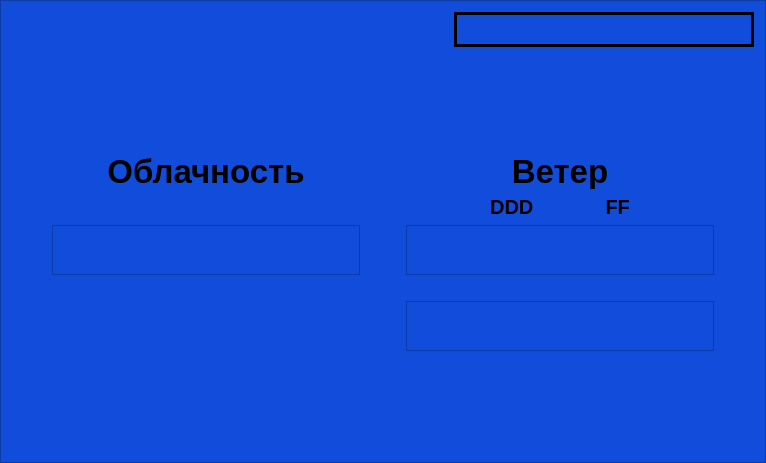
<?xml version="1.0" encoding="UTF-8"?>
<ui version="4.0">
 <class>Frame</class>
 <widget class="QFrame" name="Frame">
  <property name="windowModality">
   <enum>Qt::WindowModal</enum>
  </property>
  <property name="enabled">
   <bool>true</bool>
  </property>
  <property name="geometry">
   <rect>
    <x>0</x>
    <y>0</y>
    <width>766</width>
    <height>463</height>
   </rect>
  </property>
  <property name="sizePolicy">
   <sizepolicy hsizetype="MinimumExpanding" vsizetype="MinimumExpanding">
    <horstretch>0</horstretch>
    <verstretch>0</verstretch>
   </sizepolicy>
  </property>
  <property name="minimumSize">
   <size>
    <width>766</width>
    <height>463</height>
   </size>
  </property>
  <property name="sizeIncrement">
   <size>
    <width>0</width>
    <height>0</height>
   </size>
  </property>
  <property name="baseSize">
   <size>
    <width>0</width>
    <height>0</height>
   </size>
  </property>
  <property name="font">
   <font>
    <stylestrategy>PreferAntialias</stylestrategy>
    <kerning>true</kerning>
   </font>
  </property>
  <property name="mouseTracking">
   <bool>true</bool>
  </property>
  <property name="focusPolicy">
   <enum>Qt::StrongFocus</enum>
  </property>
  <property name="contextMenuPolicy">
   <enum>Qt::NoContextMenu</enum>
  </property>
  <property name="windowTitle">
   <string>Weather</string>
  </property>
  <property name="layoutDirection">
   <enum>Qt::LeftToRight</enum>
  </property>
  <property name="autoFillBackground">
   <bool>false</bool>
  </property>
  <property name="styleSheet">
   <string notr="true">border-color: rgb(41, 255, 76);
background-color: rgb(17, 77, 218);</string>
  </property>
  <property name="frameShape">
   <enum>QFrame::StyledPanel</enum>
  </property>
  <property name="frameShadow">
   <enum>QFrame::Sunken</enum>
  </property>
  <property name="lineWidth">
   <number>2</number>
  </property>
  <property name="midLineWidth">
   <number>1</number>
  </property>
  <layout class="QGridLayout" name="gridLayout_2">
   <item row="1" column="0">
    <layout class="QVBoxLayout" name="verticalLayout">
     <item alignment="Qt::AlignRight">
      <widget class="QLabel" name="l_time">
       <property name="minimumSize">
        <size>
         <width>300</width>
         <height>30</height>
        </size>
       </property>
       <property name="font">
        <font>
         <pointsize>20</pointsize>
         <weight>75</weight>
         <bold>true</bold>
        </font>
       </property>
       <property name="frameShape">
        <enum>QFrame::Box</enum>
       </property>
       <property name="lineWidth">
        <number>3</number>
       </property>
       <property name="text">
        <string/>
       </property>
       <property name="alignment">
        <set>Qt::AlignCenter</set>
       </property>
      </widget>
     </item>
     <item>
      <spacer name="verticalSpacer">
       <property name="orientation">
        <enum>Qt::Vertical</enum>
       </property>
       <property name="sizeType">
        <enum>QSizePolicy::MinimumExpanding</enum>
       </property>
       <property name="sizeHint" stdset="0">
        <size>
         <width>20</width>
         <height>100</height>
        </size>
       </property>
      </spacer>
     </item>
    </layout>
   </item>
   <item row="2" column="0">
    <layout class="QGridLayout" name="gridLayout">
     <property name="sizeConstraint">
      <enum>QLayout::SetDefaultConstraint</enum>
     </property>
     <item row="4" column="3" alignment="Qt::AlignVCenter">
      <widget class="QLabel" name="wt2">
       <property name="sizePolicy">
        <sizepolicy hsizetype="MinimumExpanding" vsizetype="MinimumExpanding">
         <horstretch>0</horstretch>
         <verstretch>0</verstretch>
        </sizepolicy>
       </property>
       <property name="minimumSize">
        <size>
         <width>200</width>
         <height>50</height>
        </size>
       </property>
       <property name="font">
        <font>
         <pointsize>30</pointsize>
         <weight>75</weight>
         <bold>true</bold>
        </font>
       </property>
       <property name="frameShape">
        <enum>QFrame::StyledPanel</enum>
       </property>
       <property name="frameShadow">
        <enum>QFrame::Raised</enum>
       </property>
       <property name="text">
        <string/>
       </property>
       <property name="textFormat">
        <enum>Qt::AutoText</enum>
       </property>
       <property name="scaledContents">
        <bool>true</bool>
       </property>
       <property name="alignment">
        <set>Qt::AlignCenter</set>
       </property>
       <property name="indent">
        <number>0</number>
       </property>
      </widget>
     </item>
     <item row="2" column="3" alignment="Qt::AlignVCenter">
      <widget class="QLabel" name="wt1">
       <property name="sizePolicy">
        <sizepolicy hsizetype="MinimumExpanding" vsizetype="MinimumExpanding">
         <horstretch>0</horstretch>
         <verstretch>0</verstretch>
        </sizepolicy>
       </property>
       <property name="minimumSize">
        <size>
         <width>200</width>
         <height>50</height>
        </size>
       </property>
       <property name="sizeIncrement">
        <size>
         <width>50</width>
         <height>50</height>
        </size>
       </property>
       <property name="font">
        <font>
         <pointsize>30</pointsize>
         <weight>75</weight>
         <bold>true</bold>
        </font>
       </property>
       <property name="contextMenuPolicy">
        <enum>Qt::NoContextMenu</enum>
       </property>
       <property name="autoFillBackground">
        <bool>true</bool>
       </property>
       <property name="frameShape">
        <enum>QFrame::StyledPanel</enum>
       </property>
       <property name="frameShadow">
        <enum>QFrame::Raised</enum>
       </property>
       <property name="text">
        <string/>
       </property>
       <property name="textFormat">
        <enum>Qt::AutoText</enum>
       </property>
       <property name="scaledContents">
        <bool>true</bool>
       </property>
       <property name="alignment">
        <set>Qt::AlignCenter</set>
       </property>
       <property name="indent">
        <number>0</number>
       </property>
      </widget>
     </item>
     <item row="0" column="3" alignment="Qt::AlignHCenter|Qt::AlignVCenter">
      <widget class="QLabel" name="label_2">
       <property name="sizePolicy">
        <sizepolicy hsizetype="MinimumExpanding" vsizetype="MinimumExpanding">
         <horstretch>0</horstretch>
         <verstretch>0</verstretch>
        </sizepolicy>
       </property>
       <property name="minimumSize">
        <size>
         <width>200</width>
         <height>30</height>
        </size>
       </property>
       <property name="font">
        <font>
         <pointsize>25</pointsize>
         <weight>75</weight>
         <bold>true</bold>
        </font>
       </property>
       <property name="frameShape">
        <enum>QFrame::NoFrame</enum>
       </property>
       <property name="frameShadow">
        <enum>QFrame::Raised</enum>
       </property>
       <property name="text">
        <string>Ветер</string>
       </property>
       <property name="alignment">
        <set>Qt::AlignCenter</set>
       </property>
      </widget>
     </item>
     <item row="1" column="3" alignment="Qt::AlignHCenter">
      <widget class="QLabel" name="label_3">
       <property name="sizePolicy">
        <sizepolicy hsizetype="MinimumExpanding" vsizetype="Fixed">
         <horstretch>0</horstretch>
         <verstretch>0</verstretch>
        </sizepolicy>
       </property>
       <property name="minimumSize">
        <size>
         <width>300</width>
         <height>15</height>
        </size>
       </property>
       <property name="font">
        <font>
         <pointsize>15</pointsize>
         <weight>75</weight>
         <bold>true</bold>
        </font>
       </property>
       <property name="frameShape">
        <enum>QFrame::NoFrame</enum>
       </property>
       <property name="frameShadow">
        <enum>QFrame::Raised</enum>
       </property>
       <property name="text">
        <string>DDD             FF</string>
       </property>
       <property name="alignment">
        <set>Qt::AlignCenter</set>
       </property>
      </widget>
     </item>
     <item row="0" column="1" alignment="Qt::AlignHCenter|Qt::AlignVCenter">
      <widget class="QLabel" name="label_1">
       <property name="sizePolicy">
        <sizepolicy hsizetype="MinimumExpanding" vsizetype="MinimumExpanding">
         <horstretch>0</horstretch>
         <verstretch>0</verstretch>
        </sizepolicy>
       </property>
       <property name="minimumSize">
        <size>
         <width>200</width>
         <height>30</height>
        </size>
       </property>
       <property name="font">
        <font>
         <pointsize>25</pointsize>
         <weight>75</weight>
         <bold>true</bold>
        </font>
       </property>
       <property name="frameShape">
        <enum>QFrame::NoFrame</enum>
       </property>
       <property name="frameShadow">
        <enum>QFrame::Raised</enum>
       </property>
       <property name="text">
        <string>Облачность</string>
       </property>
       <property name="alignment">
        <set>Qt::AlignCenter</set>
       </property>
      </widget>
     </item>
     <item row="2" column="1" alignment="Qt::AlignVCenter">
      <widget class="QLabel" name="cl1">
       <property name="sizePolicy">
        <sizepolicy hsizetype="MinimumExpanding" vsizetype="MinimumExpanding">
         <horstretch>0</horstretch>
         <verstretch>0</verstretch>
        </sizepolicy>
       </property>
       <property name="minimumSize">
        <size>
         <width>200</width>
         <height>50</height>
        </size>
       </property>
       <property name="font">
        <font>
         <pointsize>30</pointsize>
         <weight>75</weight>
         <bold>true</bold>
        </font>
       </property>
       <property name="frameShape">
        <enum>QFrame::StyledPanel</enum>
       </property>
       <property name="frameShadow">
        <enum>QFrame::Raised</enum>
       </property>
       <property name="text">
        <string/>
       </property>
       <property name="textFormat">
        <enum>Qt::AutoText</enum>
       </property>
       <property name="scaledContents">
        <bool>true</bool>
       </property>
       <property name="alignment">
        <set>Qt::AlignCenter</set>
       </property>
       <property name="indent">
        <number>0</number>
       </property>
      </widget>
     </item>
     <item row="2" column="2">
      <spacer name="horizontalSpacer">
       <property name="orientation">
        <enum>Qt::Horizontal</enum>
       </property>
       <property name="sizeType">
        <enum>QSizePolicy::Fixed</enum>
       </property>
       <property name="sizeHint" stdset="0">
        <size>
         <width>40</width>
         <height>20</height>
        </size>
       </property>
      </spacer>
     </item>
     <item row="2" column="0">
      <spacer name="horizontalSpacer_2">
       <property name="orientation">
        <enum>Qt::Horizontal</enum>
       </property>
       <property name="sizeType">
        <enum>QSizePolicy::Fixed</enum>
       </property>
       <property name="sizeHint" stdset="0">
        <size>
         <width>40</width>
         <height>20</height>
        </size>
       </property>
      </spacer>
     </item>
     <item row="2" column="4">
      <spacer name="horizontalSpacer_3">
       <property name="orientation">
        <enum>Qt::Horizontal</enum>
       </property>
       <property name="sizeType">
        <enum>QSizePolicy::Fixed</enum>
       </property>
       <property name="sizeHint" stdset="0">
        <size>
         <width>40</width>
         <height>20</height>
        </size>
       </property>
      </spacer>
     </item>
     <item row="3" column="3">
      <spacer name="verticalSpacer_3">
       <property name="orientation">
        <enum>Qt::Vertical</enum>
       </property>
       <property name="sizeType">
        <enum>QSizePolicy::Fixed</enum>
       </property>
       <property name="sizeHint" stdset="0">
        <size>
         <width>20</width>
         <height>20</height>
        </size>
       </property>
      </spacer>
     </item>
    </layout>
   </item>
   <item row="3" column="0">
    <spacer name="verticalSpacer_2">
     <property name="orientation">
      <enum>Qt::Vertical</enum>
     </property>
     <property name="sizeType">
      <enum>QSizePolicy::MinimumExpanding</enum>
     </property>
     <property name="sizeHint" stdset="0">
      <size>
       <width>20</width>
       <height>100</height>
      </size>
     </property>
    </spacer>
   </item>
  </layout>
 </widget>
 <resources/>
 <connections/>
</ui>
